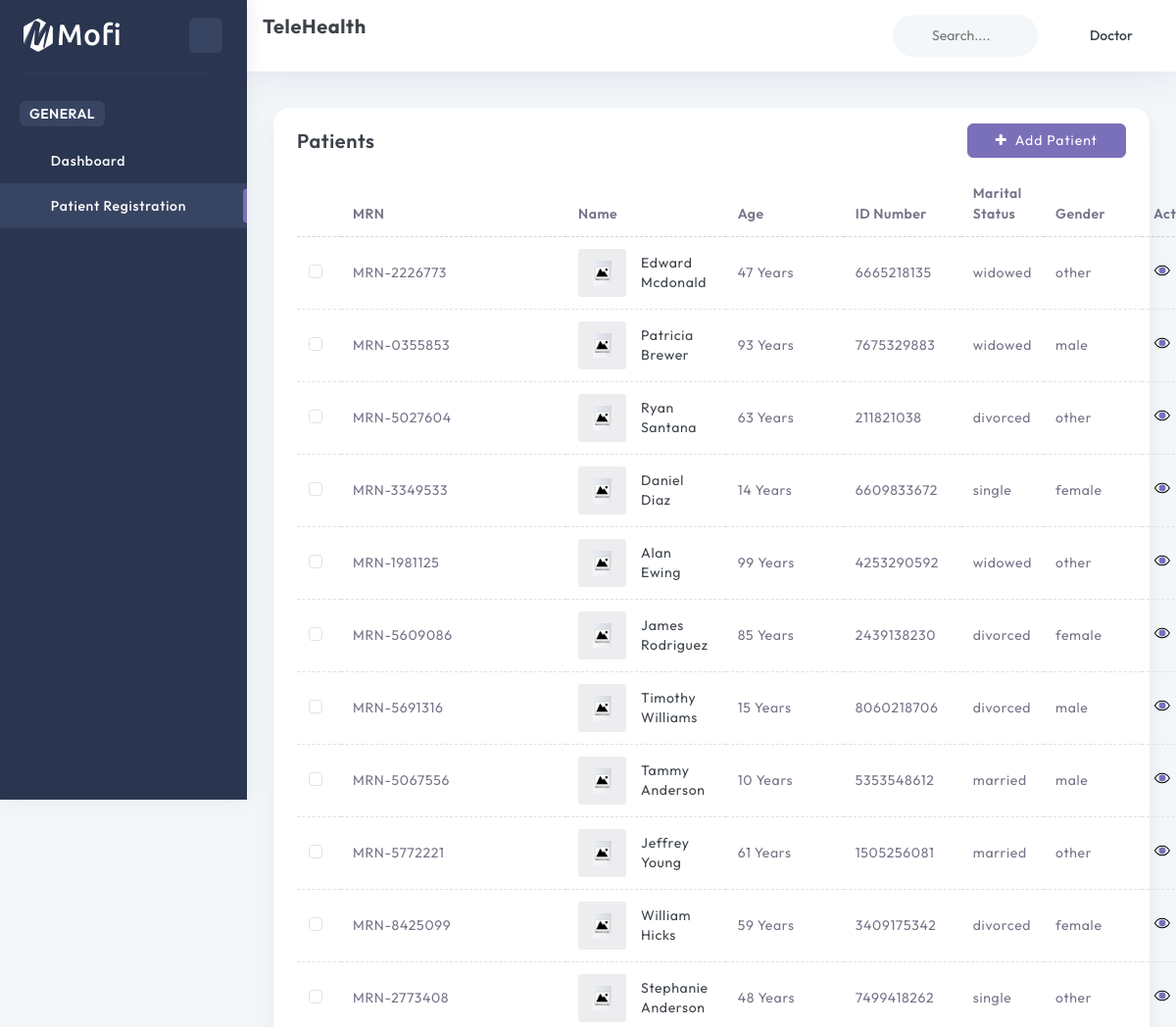
/patients (signed in, upper part), run on an earlier commit of the app's database.
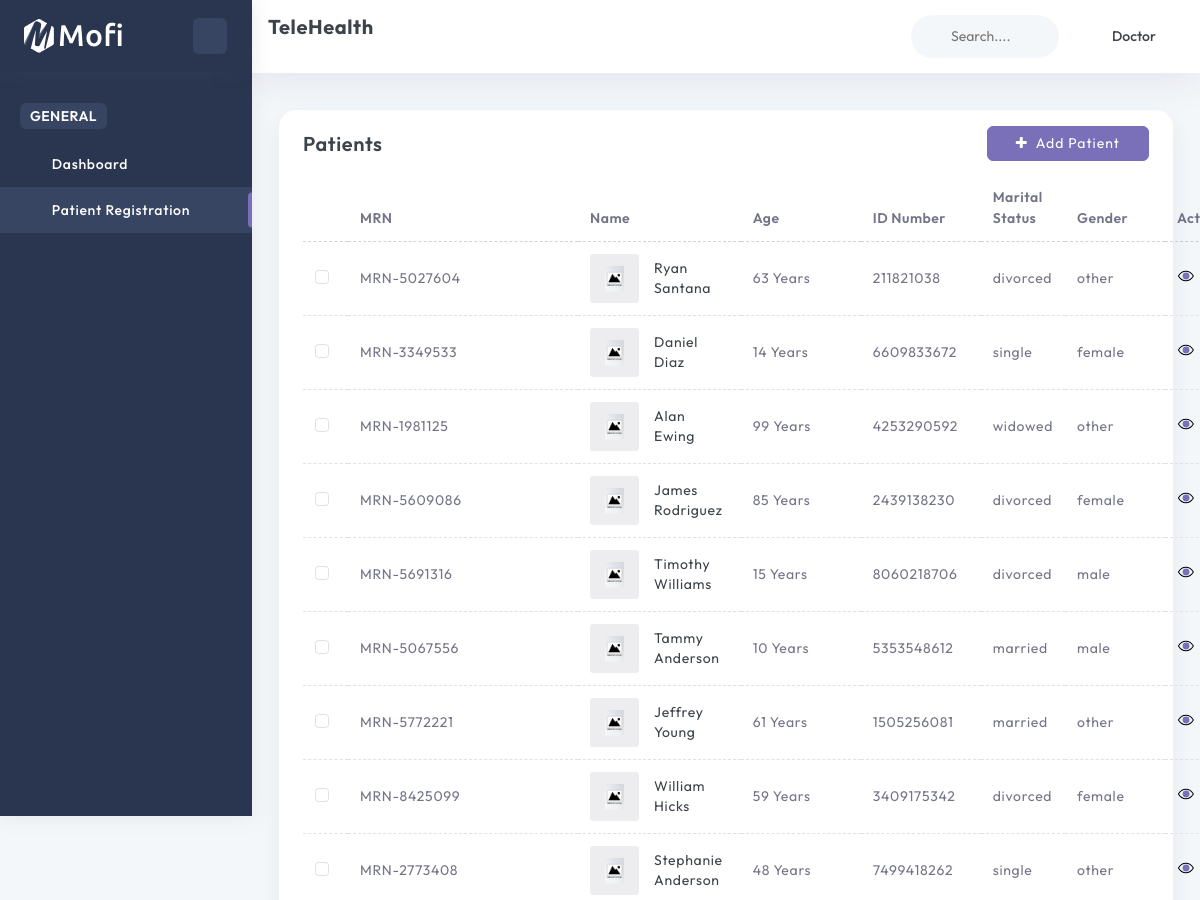
And on a later commit of the database.
### account/models.py (models this page shows, shortened)
class User(AbstractUser):
    GENDER_CHOICES = (
        ('M', 'Male'),
        ('F', 'Female'),
    )
    name = models.CharField(max_length=255)
    username = models.SlugField(unique=True, blank=True)
    email = models.CharField(max_length=30, unique=True, blank=True, null=True)
    phone_number = models.CharField(max_length=20, unique=True, null=True, blank=True)
    id_number = models.CharField(unique=True, max_length=20, null=True, blank=True)
    gender = models.CharField(max_length=1, choices=GENDER_CHOICES, null=True, blank=True)
    image = ProcessedImageField(
        upload_to=user_image_path,
        processors=[ResizeToFill(720, 720)],
        format='JPEG',
        options={'quality': 90},
        null=True,
        blank=True,
    )
    role = models.ForeignKey('Role', on_delete=models.SET_NULL, null=True, blank=True)
    status = models.BooleanField(default=False)
    password = models.CharField(max_length=255)
    created_at = models.DateTimeField(default=timezone.now)
    USERNAME_FIELD = 'email'
    REQUIRED_FIELDS = ['name', 'role']
    class Meta:
        verbose_name_plural = "Users"

### base/models.py (models this page shows, shortened)
class Patient(models.Model):
    GENDER_CHOICES = [
        ('male', 'Male'),
        ('female', 'Female'),
    ]
    MARITAL_STATUS_CHOICES = [
        ('single', 'Single'),
        ('married', 'Married'),
        ('divorced', 'Divorced'),
        ('widowed', 'Widowed'),
    ]
    NATIONALITY_CHOICES = [
        ('Rwandan', 'Rwandan'),
        ('other', 'Other'),
    ]
    mrn = models.CharField(max_length=10, unique=True, blank=True)
    name = models.CharField(max_length=255, null=True, blank=True)
    slug = models.SlugField(max_length=255, unique=True, blank=True)
    dob = models.DateField(null=True, blank=True)
    image = ProcessedImageField(
        upload_to=patient_image_path,
        processors=[ResizeToFill(720, 720)],
        format='JPEG',
        options={'quality': 90},
        null=True,
        blank=True,
    )
    gender = models.CharField(max_length=10, choices=GENDER_CHOICES, null=True, blank=True)
    marital_status = models.CharField(max_length=20, choices=MARITAL_STATUS_CHOICES, null=True, blank=True)
    nationality = models.CharField(max_length=50, choices=NATIONALITY_CHOICES, default='Rwandan', null=True, blank=True)
    id_number = models.CharField(max_length=50, unique=True, null=True, blank=True)
    province = models.CharField(max_length=50, null=True, blank=True)
    district = models.CharField(max_length=50, null=True, blank=True)
    sector = models.CharField(max_length=50, null=True, blank=True)
    cell = models.CharField(max_length=50, null=True, blank=True)
    village = models.CharField(max_length=50, null=True, blank=True)
    phone_number = models.CharField(max_length=15, unique=True, null=True, blank=True)
    relative_name = models.CharField(max_length=255, null=True, blank=True)
    relative_id_number = models.CharField(max_length=50, null=True, blank=True)
    relationship = models.CharField(max_length=50, null=True, blank=True)
    relative_province = models.CharField(max_length=50, null=True, blank=True)
    relative_district = models.CharField(max_length=50, null=True, blank=True)
    relative_sector = models.CharField(max_length=50, null=True, blank=True)
    relative_cell = models.CharField(max_length=50, null=True, blank=True)
    relative_village = models.CharField(max_length=50, null=True, blank=True)
    relative_phone_number = models.CharField(max_length=15, null=True, blank=True)
    created_at = models.DateTimeField(default=timezone.now)
    @property
    def age(self):
        if self.dob:
            today = date.today()
            return today.year - self.dob.year - ((today.month, today.day) < (self.dob.month, self.dob.day))
        return None
    class Meta:
        verbose_name_plural = "Patients"

### base/views.py (the view)
# urls.py: path('patients', getPatients, name='getPatients'),
@login_required
def getPatients(request):
    patients = Patient.objects.all().order_by('-created_at')
    context = {
        'patients': patients
    }
    return render(request, 'patients/index.html', context)

### templates/patients/index.html (shortened to what this page needs)
{% extends 'layouts/app.html' %}
{% load static %}
{% block content %}
    <div class="container-fluid">
        <div class="row">
            <div class="col-sm-12">
                <div class="card">
                    <div class="card-body">
                        <div class="list-product-header">
                            <div class="d-flex justify-content-between">
                                <h4>Patients</h4>
                                <a class="btn btn-primary" href="{% url 'base:addPatient' %}"><i class="fa fa-plus"></i>Add Patient</a>
                            </div>
                        </div>
                        <div class="list-product">
                            <table class="table" id="project-status">
                                <thead>
                                    <tr>
                                    <th>
                                    </th>
                                    <th> <span class="f-light f-w-600">MRN</span></th>
                                    <th> <span class="f-light f-w-600">Name</span></th>
                                    <th> <span class="f-light f-w-600">Age</span></th>
                                    <th> <span class="f-light f-w-600">ID Number</span></th>
                                    <th> <span class="f-light f-w-600">Marital Status</span></th>
                                    <th> <span class="f-light f-w-600">Gender</span></th>
                                    <th> <span class="f-light f-w-600">Action</span></th>
                                    </tr>
                                </thead>
                                <tbody>
                                    {% for patient in patients %}
                                        <tr class="product-removes">
                                            <td>
                                                <div class="form-check">
                                                    <input class="form-check-input checkbox-primary" type="checkbox">
                                                </div>
                                            </td>
                                            <td>
                                                <p class="f-light">{{ patient.mrn }}</p>
                                            </td>
                                            <td>
                                                <div class="product-names">
                                                    <div class="light-product-box">
                                                        {% if patient.image %}
                                                            <img class="img-fluid" src="{{ patient.image.url }}" alt="{{ patient.name }}">
                                                        {% else %}
                                                            <img class="img-fluid" src="{% static 'images/not-found.jpg' %}" alt="{{ patient.name }}">
                                                        {% endif %}
                                                    </div>
                                                    <p>{{ patient.name }}</p>
                                                </div>
                                            </td>
                                            <td>
                                                <p class="f-light">{{ patient.age }} Years</p>
                                            </td>
                                            <td>
                                                <p class="f-light">{{ patient.id_number }}</p>
                                            </td>
                                            <td>
                                                <p class="f-light">{{ patient.marital_status }}</p>
                                            </td>
                                            <td>
                                                <p class="f-light">{{ patient.gender }}</p>
                                            </td>
                                            <td>
                                                <div class="product-action">
                                                    <a href="{% url 'base:getPatient' patient.slug %}">
                                                    </a>
                                                </div>
                                            </td>
                                        </tr>
                                    {% endfor %}
                                </tbody>
                            </table>
                        </div>
                    </div>
                </div>
            </div>
        </div>
    </div>
{% endblock %}

### templates/layouts/app.html (shortened to what this page needs)
{% load static %}
<!DOCTYPE html>
<html lang="en">
<head>
    <link rel="stylesheet" type="text/css" href="{% static 'css/font-awesome.css' %}">
    <link rel="stylesheet" type="text/css" href="{% static 'css/vendors/icofont.css' %}">
    <link rel="stylesheet" type="text/css" href="{% static 'css/vendors/themify.css' %}">
    <link rel="stylesheet" type="text/css" href="{% static 'css/vendors/feather-icon.css' %}">
    <link rel="stylesheet" type="text/css" href="{% static 'css/vendors/animate.css' %}">
    <link rel="stylesheet" type="text/css" href="{% static 'css/vendors/scrollbar.css' %}">
    <link rel="stylesheet" type="text/css" href="{% static 'css/vendors/owlcarousel.css' %}">
    <link rel="stylesheet" type="text/css" href="{% static 'css/vendors/js-datatables/style.css' %}">
    <link rel="stylesheet" type="text/css" href="{% static 'css/vendors/bootstrap.css' %}">
    <link rel="stylesheet" type="text/css" href="{% static 'css/style.css' %}">
    <link rel="stylesheet" type="text/css" href="{% static 'css/responsive.css' %}">
</head>
<body>
    <div class="page-wrapper compact-wrapper" id="pageWrapper">
        {% include 'inc/header.html' %}
        <div class="page-body-wrapper">
            {% include 'inc/sidebar.html' %}
            <div class="page-body">
                {% block content %}{% endblock %}
            </div>
        </div>
    </div>
</body>
</html>

### templates/inc/header.html (shortened to what this page needs)
{% load static %}
<div class="page-header row">
    <div class="col-4 col-xl-4 page-title">
        <h4 class="f-w-700">TeleHealth</h4>
    </div>
    <div class="header-wrapper col m-0">
        <div class="row">
            <div class="nav-right col-xxl-8 col-xl-6 col-md-7 col-8 pull-right right-header p-0 ms-auto">
                <ul class="nav-menus">
                    <li>
                        <div class="form-group w-100">
                            <div class="Typeahead Typeahead--twitterUsers">
                                <div class="u-posRelative d-flex align-items-center">
                                    <svg class="search-bg svg-color">
                                        <use href="{% static 'svg/icon-sprite.svg#search' %}"></use>
                                    </svg>
                                    <input class="demo-input py-0 Typeahead-input form-control-plaintext w-100" type="text" placeholder="Search...." name="q" title="">
                                </div>
                            </div>
                        </div>
                    </li>
                    <li class="profile-nav onhover-dropdown px-0 py-0">
                        <div class="d-flex profile-media align-items-center">
                            <div class="flex-grow-1">
                                <span>
                                    {{ request.user.name }}
                                </span>
                            </div>
                        </div>
                    </li>
                </ul>
            </div>
        </div>
    </div>
</div>

### templates/inc/sidebar.html (shortened to what this page needs)
{% load static %}
<div class="sidebar-wrapper" data-layout="stroke-svg">
    <div>
        <div class="logo-wrapper">
            <a href="{% url 'base:dashboard' %}">
                <img class="img-fluid" src="{% static 'images/logo/logo_light.png' %}" alt="">
            </a>
            <div class="toggle-sidebar">
                <svg class="stroke-icon sidebar-toggle status_toggle middle">
                    <use href="{% static 'svg/icon-sprite.svg#toggle-icon' %}"></use>
                </svg>
            </div>
        </div>
        <nav class="sidebar-main">
            <div id="sidebar-menu">
                <ul class="sidebar-links" id="simple-bar">
                    <li class="sidebar-main-title">
                        <div>
                            <h6 class="lan-1">General</h6>
                        </div>
                    </li>
                    <li class="sidebar-list">
                        <a class="sidebar-link sidebar-title link-nav" href="{% url 'base:dashboard' %}">
                            <svg class="stroke-icon">
                                <use href="{% static 'svg/icon-sprite.svg#stroke-home' %}"></use>
                            </svg>
                            <span>Dashboard</span>
                        </a>
                    </li>
                    <li class="sidebar-list">
                        <a class="sidebar-link sidebar-title link-nav" href="{% url 'base:getPatients' %}">
                            <svg class="stroke-icon">
                                <use href="{% static 'svg/icon-sprite.svg#stroke-layout' %}"></use>
                            </svg>
                            <span>Patient Registration</span>
                        </a>
                    </li>
                </ul>
            </div>
        </nav>
    </div>
</div>

What changed in the data, as far as the page shows it:
removed Patient: mrn "MRN-2226773", name "Edward Mcdonald", age "47", id_number "6665218135", marital_status "widowed", gender "other"
removed Patient: mrn "MRN-0355853", name "Patricia Brewer", age "93", id_number "7675329883", marital_status "widowed", gender "male"
